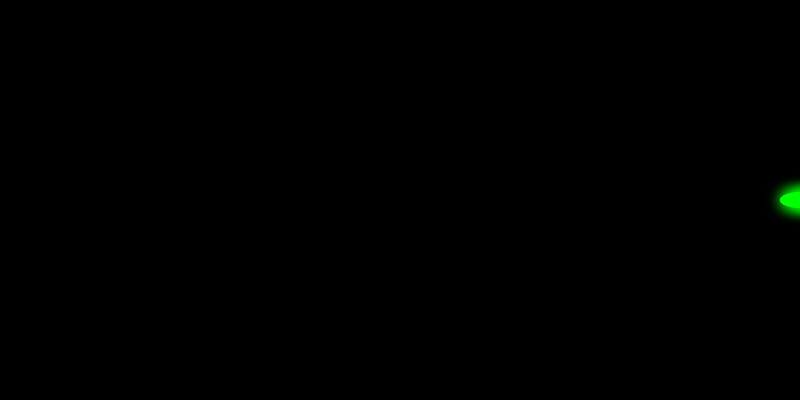
Frame 1 (no input)
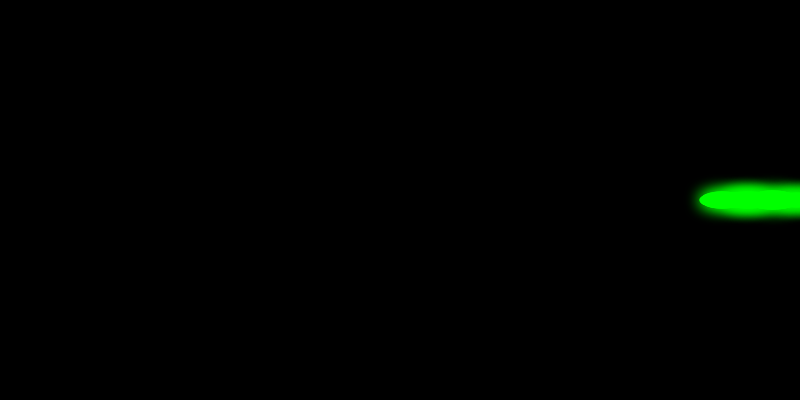
Frame 60 (no input)
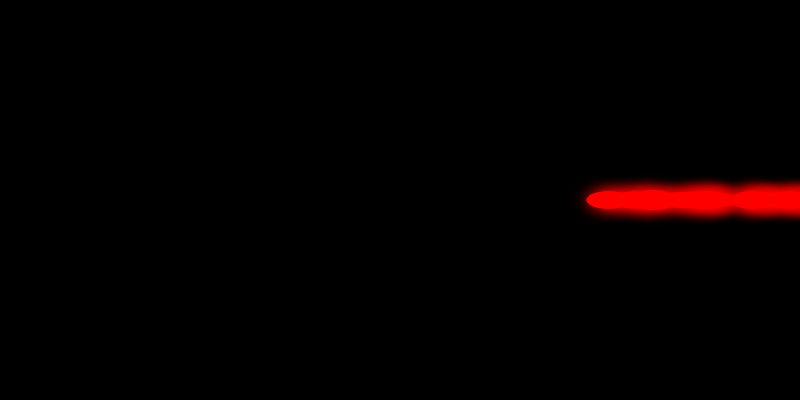
Frame 120 (the mouse pressed at the canvas centre since frame 60)

The p5.js sketch that drew these frames (run headless with seeded random() and noise() and a simulated clock; from frame 60 on, the mouse is pressed at the canvas centre):

// p5.js sketch
// ── sketch.js
let heartbeats = [];
let isRed = false;
let dragHeight = 100;

function setup() {
  createCanvas(800, 400);
  colorMode(HSB, 360, 100, 100, 1);
  noStroke();
  frameRate(30);

  // Initialize heartbeats
  for (let i = 0; i < 200; i++) {
    heartbeats.push({
      x: width + i * 4,
      y: height / 2,
      size: random(10, 50),
      speed: random(0.5, 2)
    });
  }
}

function draw() {
  background(0);

  // Draw glowing line
  for (let i = 0; i < heartbeats.length; i++) {
    let h = heartbeats[i];
    h.x -= h.speed;
    
    if (h.x < -50) {
      h.x = width + 20;
      h.y = height / 2 + random(-50, 50);
      h.size = random(10, 50);
    }

    let c = isRed ? color(0, 100, 100) : color(120, 100, 100);
    fill(c);
    ellipse(h.x, h.y, h.size, h.size * 0.4);
    
    // Add glow effect
    drawingContext.shadowBlur = 15;
    drawingContext.shadowColor = c;
    ellipse(h.x, h.y, h.size, h.size * 0.4);
    drawingContext.shadowBlur = 0;
  }
}

function mousePressed() {
  isRed = !isRed;
}

function mouseDragged() {
  dragHeight = map(mouseY, 0, height, 20, 200);
}
